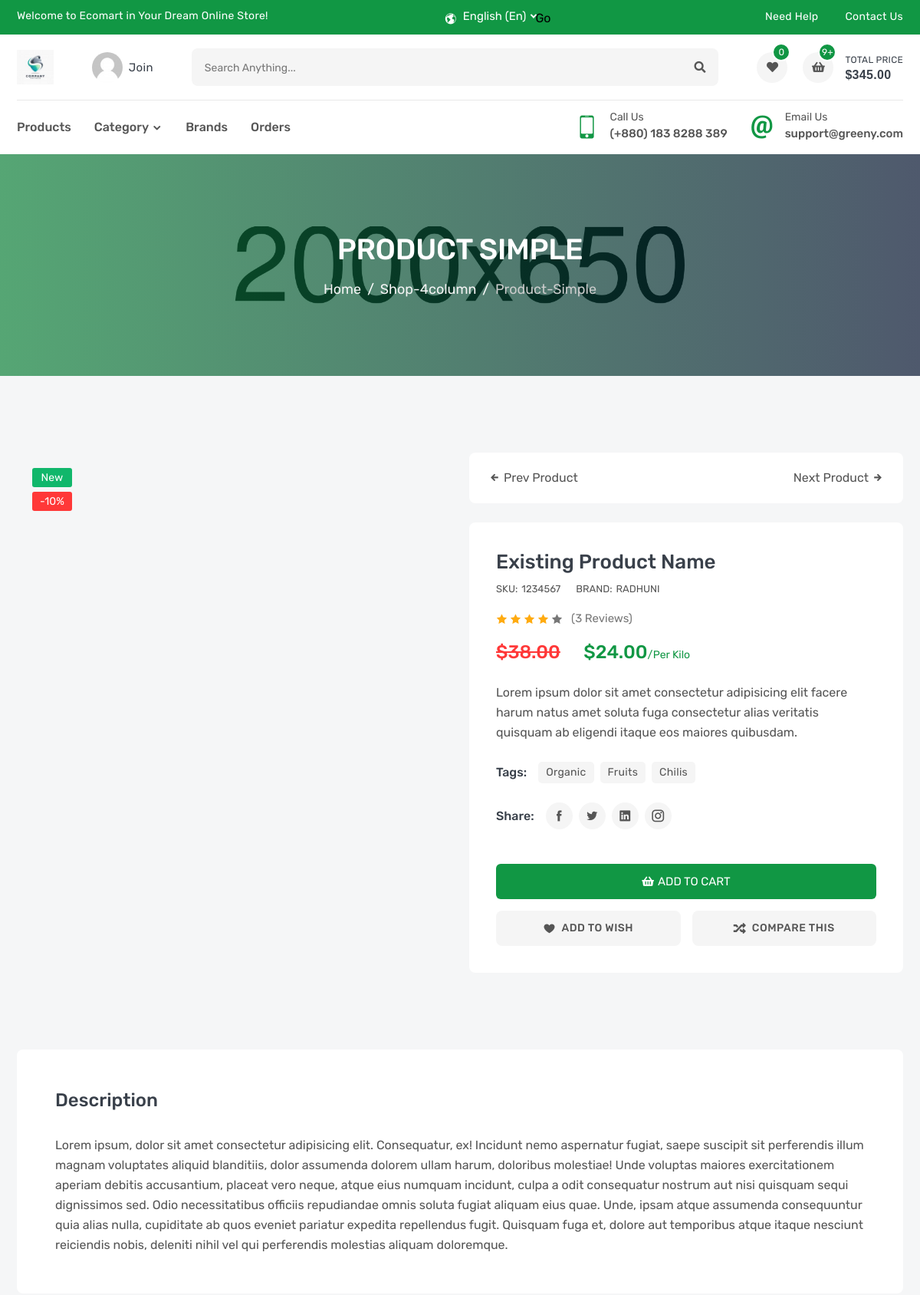
The page /products/1 (upper part) on the database as committed earlier.
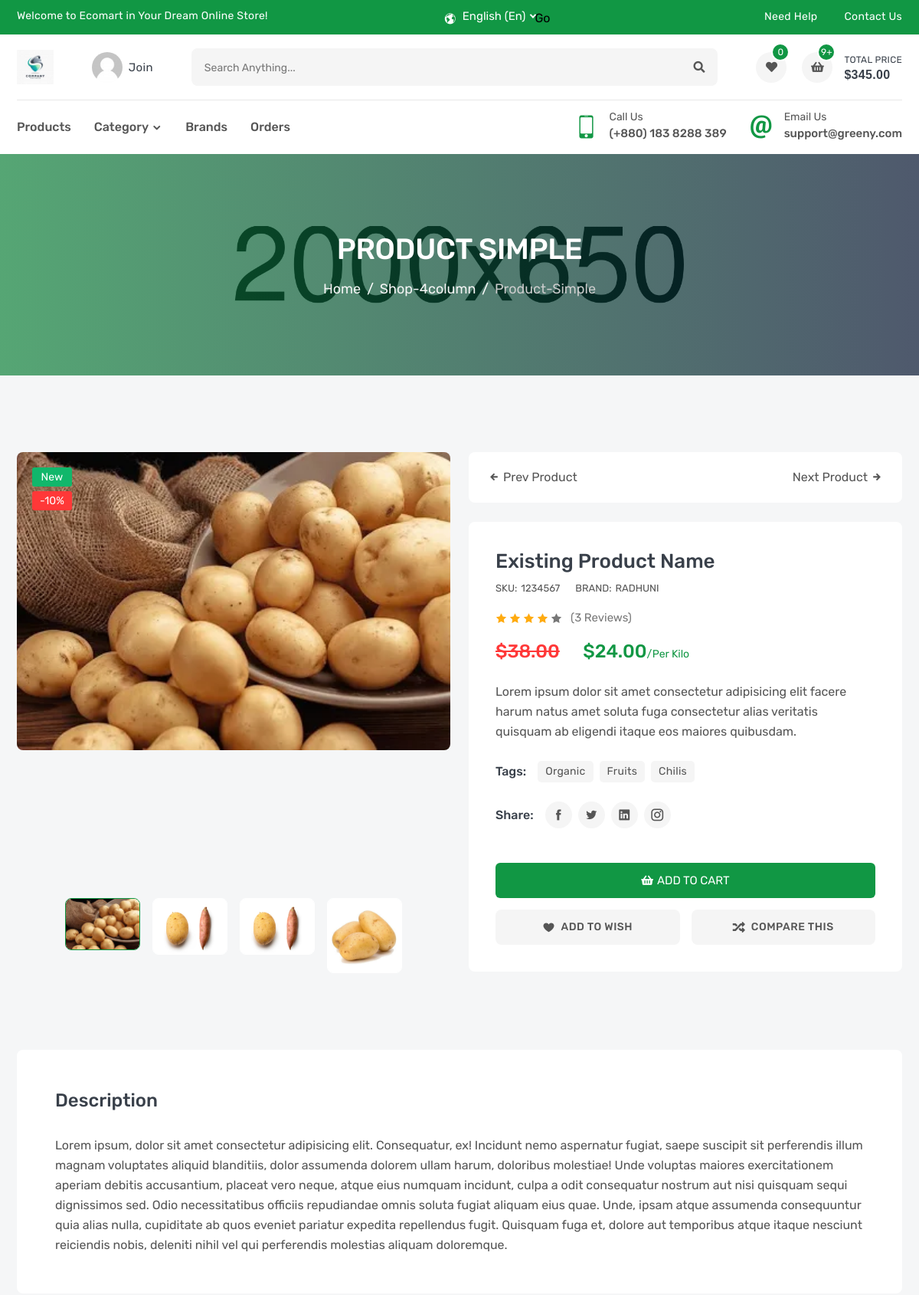
The same page on the database as committed later.
### products/models.py (models this page shows, shortened)
class ProductImages(models.Model):
    product = models.ForeignKey(Product,related_name='product_image',on_delete=models.CASCADE)
    image = models.ImageField(upload_to='product_images/')

### products/views.py (the view)
# urls.py: path("<int:pk>", ProductDetail.as_view(), name="product_detail"),
class ProductDetail(DetailView):
    model = Product
    template_name = "products/product_detail.html"
    context_object_name = "product"

### products/templates/products/product_detail.html (shortened to what the changed rows need)
{% extends 'base.html' %}
{% load static %}
{% block css %}
<link rel="stylesheet" href="{% static 'css/product-details.css' %}">
{% endblock css %}
{% block body %}
        <section class="single-banner inner-section" style="background: url(images/single-banner.jpg) no-repeat center;">
            <div class="container">
                <h2>product simple</h2>
            </div>
        </section>
        <section class="inner-section">
            <div class="container">
                <div class="row">
                    <div class="col-lg-6">
                        <div class="details-gallery">
                            <ul class="details-preview">
                                {% for image in object.product_image.all %}
                                    <li><img src="{{image.image.url}}" alt="product"></li>
                                {% endfor %}
                            </ul>
                            <ul class="details-thumb">
                                {% for image in object.product_image.all %}
                                    <li><img src="{{image.image.url}}" alt="product"></li>
                                {% endfor %}
                            </ul>
                        </div>
                    </div>
                </div>
            </div>
        </section>
        {% endblock body %}

Rows that differ between the two databases and show on the page:
added ProductImages: image (picture)
added ProductImages: image (picture)
added ProductImages: image (picture)
added ProductImages: image (picture)
